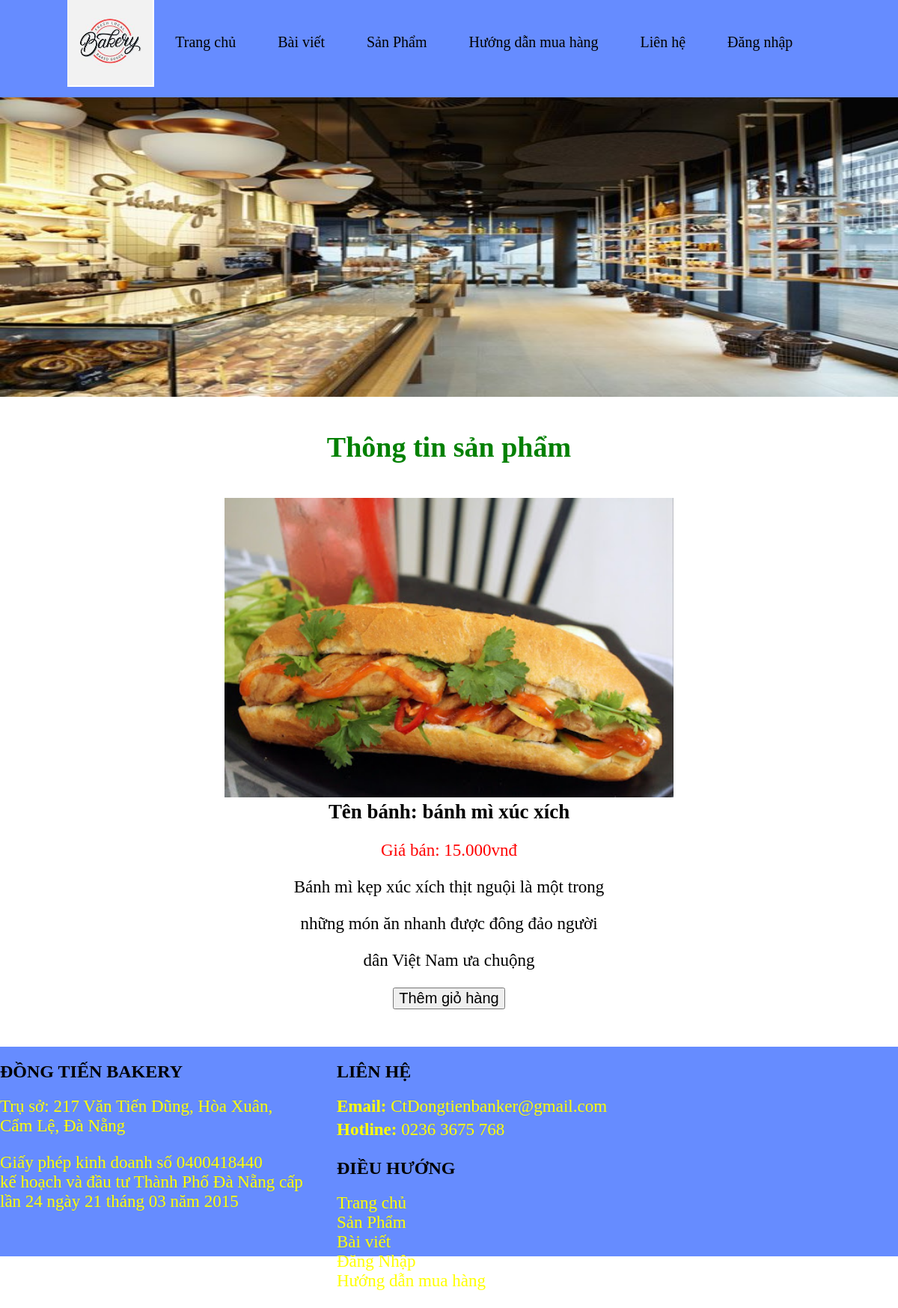
Screenshot of /maincontent.php?quanly=sanpham&id=28 with the database file from the repository.
### tables this page shows
CREATE TABLE IF NOT EXISTS `bangsanpham` (
  `id_sanpham` int(10) NOT NULL AUTO_INCREMENT,
  `tenbanh` varchar(150) NOT NULL,
  `hinhanh` varchar(100) NOT NULL,
  `mota` mediumtext NOT NULL,
  `gia` int(100) NOT NULL,
  `tinhtrang` varchar(50) NOT NULL,
  PRIMARY KEY (`id_sanpham`)
);

### pages/sanpham.php (the view)
<center><h1 style="color:green; font-size:38px">Thông tin sản phẩm</h1>
<?php
	$sql_chitiet = "SELECT * FROM bangsanpham WHERE id_sanpham='$_GET[id]' LIMIT 1";
	$query_chitiet = mysqli_query($mysqli,$sql_chitiet);
	while($row_chitiet = mysqli_fetch_array($query_chitiet)){
?>
<div class="wrapper_chitiet">
	<div class="hinhanh_sanpham">
	<img width="100%" src="admin/pages/quanlysanpham/uploads/<?php echo $row_chitiet['hinhanh'] ?>">
	</div>
	<form method="POST" action="pages/themgiohang.php?idsanpham=<?php echo $row_chitiet['id_sanpham']?>">
		<div class="chitiet_sanpham" style="font-size:23px">
			<h3 style="margin:0">Tên bánh: <?php echo $row_chitiet['tenbanh'] ?></h3>
			<p style="color:red">Giá bán: <?php echo number_format($row_chitiet['gia'],0,',','.').'vnđ' ?></p>
			<p><?php echo $row_chitiet['mota'] ?></p>
			<p>
				<?php if($row_chitiet['tinhtrang']==1){ ?>
				<input style="font-size:20px" class="themgiohang" name="themgiohang" type="submit" value="Thêm giỏ hàng">
				<?php }
					else{
						header("Location:maincontent.php?quanly=hethang");
					}
				?>
			</p>
		</div>
	</form>
</div>
</center>
<?php
}
?>

### css/style.css (style rules this page uses)
body { margin: 0; }
h1 { padding: 20px 0px; text-align: center; }
.wrapper_chitiet img { width: 50%; height: 400px; }

### rows the page displays
bangsanpham: hinhanh (picture), tenbanh "bánh mì xúc xích", gia "15.000", mota "Bánh mì kẹp xúc xích thịt nguội là một trong những món ăn nhanh được đông đảo người dân Việt Nam ưa chuộng"
